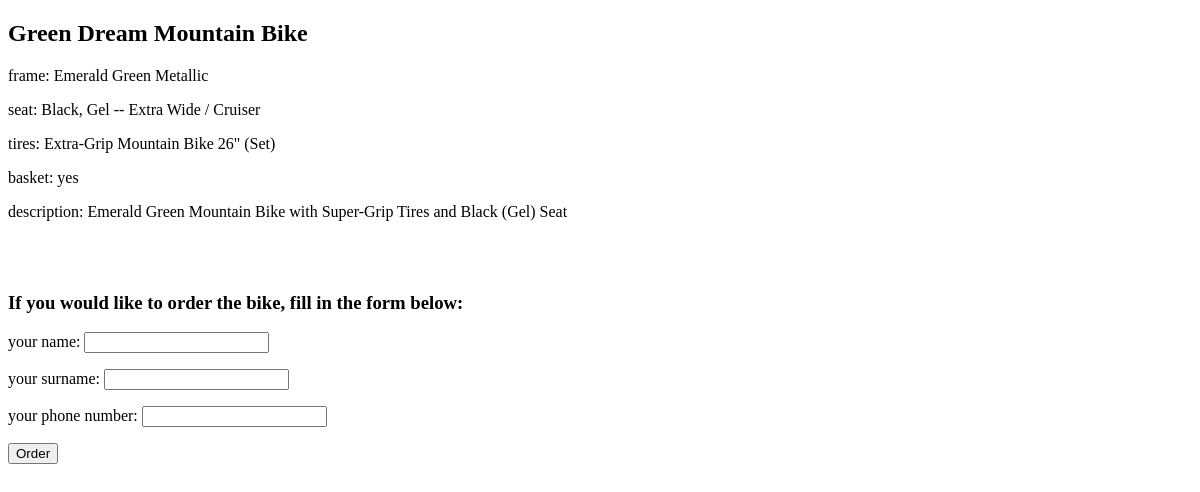
Before: /bikes/1/ with the older database file.
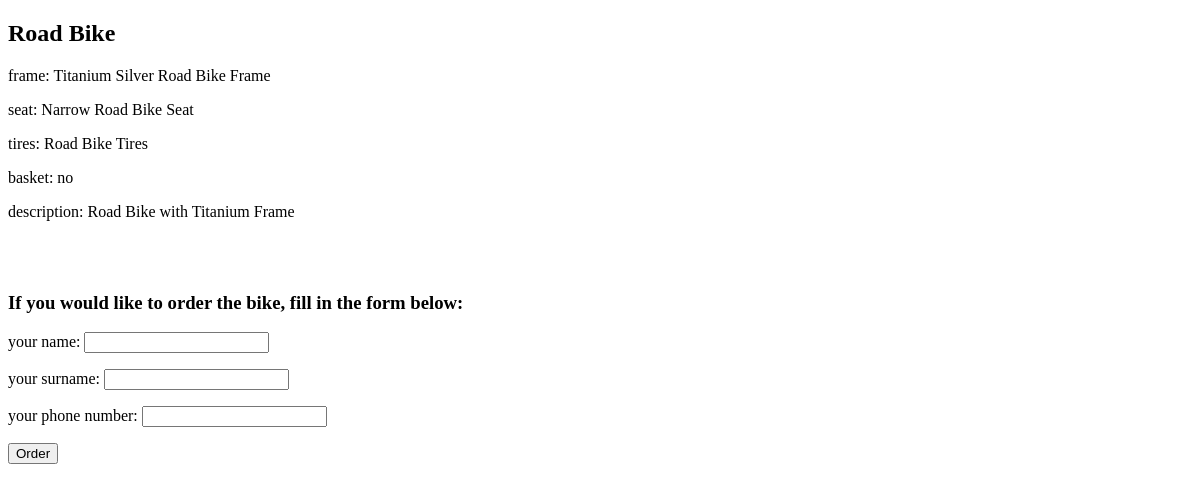
After: the same page with the newer database file.
### shop/models.py (models this page shows, shortened)
class Bike(models.Model):
	name = models.CharField(max_length=100, default='Generic Bike')
	description = models.CharField(max_length=100)
	frame = models.ForeignKey(Frame, on_delete=models.CASCADE)
	seat = models.ForeignKey(Seat, on_delete=models.CASCADE)
	tire = models.ForeignKey(Tire, on_delete=models.CASCADE)
	basket = models.ForeignKey(Basket, on_delete=models.CASCADE, null=True, blank=True)
	has_basket = models.BooleanField()

class Frame(models.Model):
	color = models.CharField(max_length=100)
	quantity = models.IntegerField()
	def __str__(self):
		return f"{self.color}"

class Seat(models.Model):
	color = models.CharField(max_length=100)
	quantity = models.IntegerField()
	def __str__(self):
		return f"{self.color}"

class Tire(models.Model):
	type = models.CharField(max_length=100)
	quantity = models.IntegerField()
	def __str__(self):
		return f"{self.type}"

### shop/views.py (the view, shortened to what this page needs)
# urls.py: path('bikes/<int:pk>/', BikeDetailView.as_view(), name='bike_detail'),
class BikeDetailView(generic.DetailView):
	template_name = 'shop/bike_detail.html'  # Specify your own template name/location
	form = BikeOrderForm
	context_object_name = 'bike'  # your own name for the object as a template variable
	def get_queryset(self, *args, **kwargs):
		bike_id = self.kwargs.get('pk')
		return Bike.objects.filter(id=bike_id)

### shop/templates/shop/bike_detail.html (shortened to what this page needs)
<!DOCTYPE html>
<html lang="en">
<head>
</head>
<body>
    <h2>{{ bike.name }}</h2>
    <p>frame: {{ bike.frame }}</p>
    <p>seat: {{ bike.seat }}</p>
    <p>tires: {{ bike.tire }}</p>
    <p>basket: {{ bike.has_basket|yesno:"yes,no" }}</p>
    <p>description: {{ bike.description }}</p>
    <br><br>
    {% if get_bike_quantity < 1 %}
        <h3>Unfortunately, this bike is currently not available</h3>
    {% else %}
        <h3>If you would like to order the bike, fill in the form below:</h3>
        <form action="/process-order/" method="post">
            <label for="name">your name</label>: <input type="text" id="name" name="name" maxlength="100">
            <p><label for="surname">your surname</label>: <input type="text" id="surname" name="surname" maxlength="100"></p>
            <p><label for="phone_number">your phone number</label>: <input type="text" id="phone_number" name="phone_number" maxlength="100"></p>
            <input type="submit" value="Order">
        </form>
    {% endif %}
</body>
</html>

Changed rows visible on the page:
changed Bike: name "Green Dream Mountain Bike" → "Road Bike"; frame "Emerald Green Metallic" → "Titanium Silver Road Bike Frame"; seat "Black, Gel -- Extra Wide / Cruiser" → "Narrow Road Bike Seat"; tire "Extra-Grip Mountain Bike 26\" (Set)" → "Road Bike Tires"; has_basket "yes" → "no"; description "Emerald Green Mountain Bike with Super-Grip Tires and Black (Gel) Seat" → "Road Bike with Titanium Frame"
